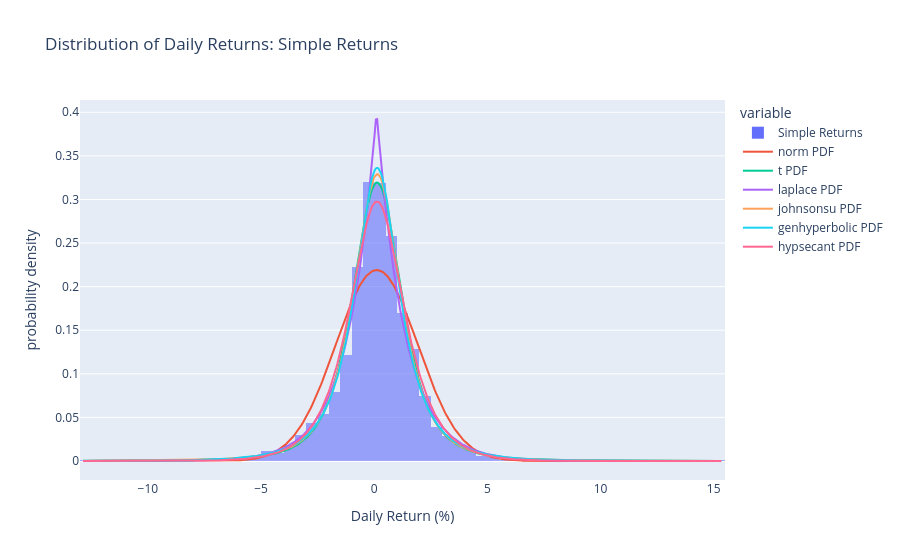

The notebook cell saved with this chart:
### Code cell
from lrTotalClose import lnFit

# To access from another folder
import sys
import os
sys.path.append(os.path.abspath("../Data Cleaning"))
from Plotting import lnPlot, plotLineFit

lnFit('..//Data/Simple_Returns.csv', 'Close', '..//Data/Log_Simple_Returns.csv')

lnPlot('..//Data/Log_Simple_Returns.csv', 'Log-Data')

plotLineFit('..//Data/Simple_Returns.csv', 'Simple Returns')

### Figure 1 — Plotly figure (JSON) as saved in the notebook; plotly's stock layout.template omitted (floating-point values rounded to 4 significant figures; data arrays with more than 128 entries replaced by an {"elided": "..."} marker saying what was removed)
{"data": [{"bingroup": "x", "histnorm": "probability density", "hovertemplate": "variable=Simple Returns<br>Daily Return (%)=%{x}<br>probability density=%{y}<extra></extra>", "legendgroup": "Simple Returns", "marker": {"color": "#636efa", "opacity": 0.6, "pattern": {"shape": ""}}, "name": "Simple Returns", "nbinsx": 100, "orientation": "v", "showlegend": true, "type": "histogram", "x": {"elided": "2512 float values"}, "xaxis": "x", "yaxis": "y"}, {"mode": "lines", "name": "norm PDF", "type": "scatter", "x": {"elided": "500 float values"}, "y": {"elided": "500 float values"}}, {"mode": "lines", "name": "t PDF", "type": "scatter", "x": {"elided": "500 float values"}, "y": {"elided": "500 float values"}}, {"mode": "lines", "name": "laplace PDF", "type": "scatter", "x": {"elided": "500 float values"}, "y": {"elided": "500 float values"}}, {"mode": "lines", "name": "johnsonsu PDF", "type": "scatter", "x": {"elided": "500 float values"}, "y": {"elided": "500 float values"}}, {"mode": "lines", "name": "genhyperbolic PDF", "type": "scatter", "x": {"elided": "500 float values"}, "y": {"elided": "500 float values"}}, {"mode": "lines", "name": "hypsecant PDF", "type": "scatter", "x": {"elided": "500 float values"}, "y": {"elided": "500 float values"}}], "layout": {"barmode": "relative", "legend": {"title": {"text": "variable"}, "tracegroupgap": 0}, "title": {"text": "Distribution of Daily Returns: Simple Returns"}, "xaxis": {"anchor": "y", "domain": [0, 1], "title": {"text": "Daily Return (%)"}}, "yaxis": {"anchor": "x", "domain": [0, 1], "title": {"text": "probability density"}}}}
